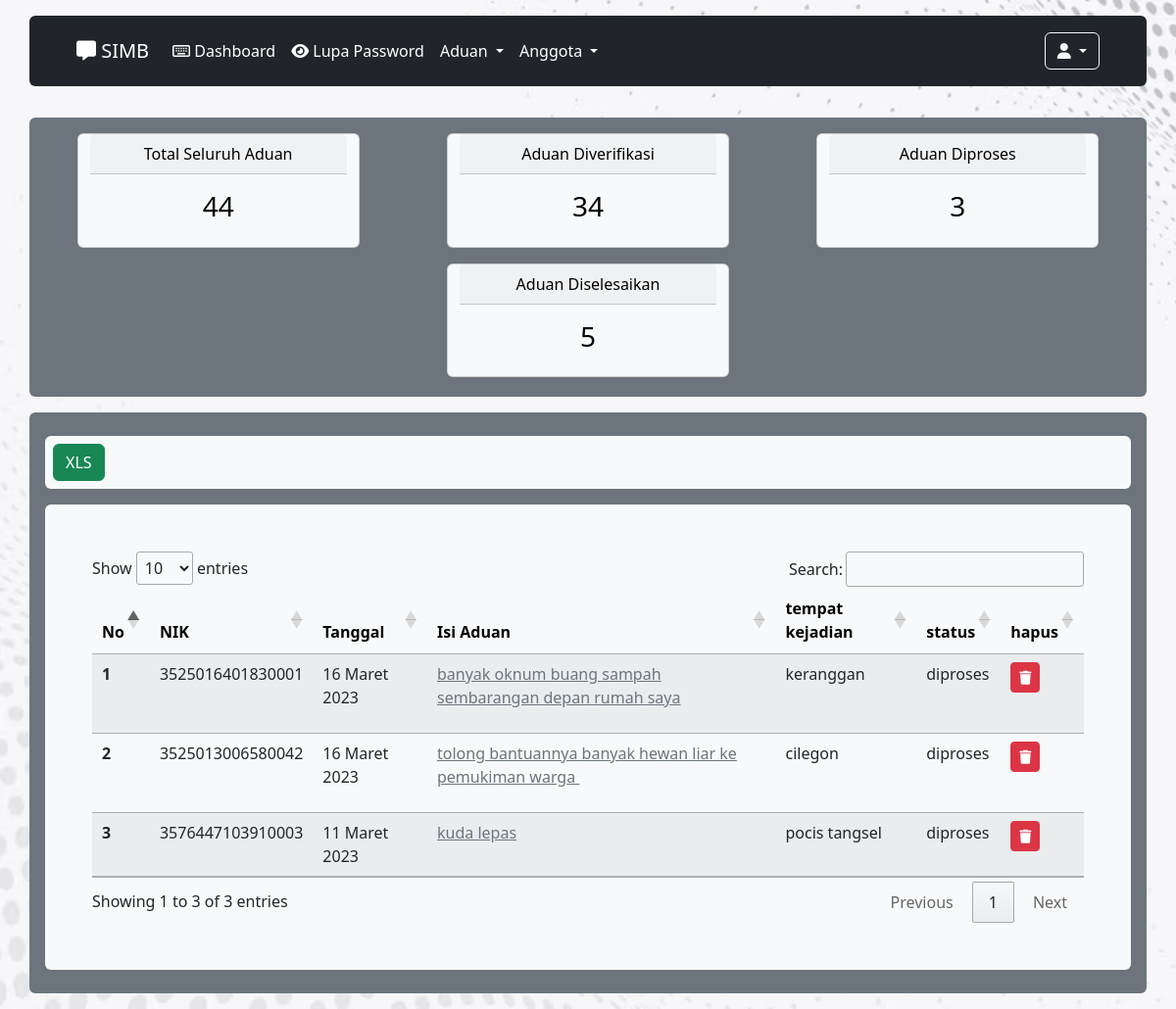
The page /tampil_aduan_diproses.php (signed in) on the database its author committed.
### tables this page shows
CREATE TABLE `pengaduan` (
  `id_pengaduan` int(11) NOT NULL,
  `tgl_pengaduan` date NOT NULL,
  `nik` varchar(16) NOT NULL,
  `tempat_kejadian` text NOT NULL,
  `isi_laporan` text NOT NULL,
  `foto` varchar(255) NOT NULL,
  `status` enum('diverifikasi','diproses','selesai','tidak valid') NOT NULL
);

### function_tanggal.php (called while the page is built)
<?php function tgl($tgl_id){
    $tgl_id = explode('-', $tgl_id);
    $bu = $tgl_id['1'];
    if ($bu == 1){
        $bu_id = 'Januari';
    } else if($bu == 2){
        $bu_id = 'Februari';
    } else if($bu == 3){
        $bu_id = 'Maret';
    } else if($bu == 4){
        $bu_id = 'April';
    } else if($bu == 5){
        $bu_id = 'Mei';
    } else if($bu == 6){
        $bu_id = 'Juni';
    } else if($bu == 7){
        $bu_id = 'Juli';
    } else if($bu == 8){
        $bu_id = 'Agustus';
    } else if($bu == 9){
        $bu_id = 'September';
    } else if($bu == 10){
        $bu_id = 'Oktober';
    } else if($bu == 11){
        $bu_id = 'November';
    } else{
        $bu_id = 'Desember';
    }
    $tanggal_utuh_yang_sangat_benar = $tgl_id['2']." ".$bu_id." ".$tgl_id['0'];
    return $tanggal_utuh_yang_sangat_benar;
}
?>

### tampil_aduan_diproses.php (the view, shortened to what this page needs)
<?php
        if(!empty($_SESSION['nik_login']))
        {
        include "header2.php";
        include "koneksi.php";
        include "function_tanggal.php";
            $nik_login = $_SESSION['nik_login'];
            $level = $_SESSION['level'];
            if($level == 'masyarakat')
            {
                $sql_peng_all = "SELECT * FROM pengaduan WHERE nik = '$nik_login' order by id_pengaduan DESC";
                $eks_peng_all = mysqli_query($koneksi, $sql_peng_all);
                $jml_peng_all = mysqli_num_rows($eks_peng_all);
                $sql_peng_vrf = "SELECT * FROM pengaduan WHERE nik = '$nik_login' and status = 'diverifikasi'";
                $eks_peng_vrf = mysqli_query($koneksi, $sql_peng_vrf);
                $jml_peng_vrf = mysqli_num_rows($eks_peng_vrf);
                $sql_peng_pros = "SELECT * FROM pengaduan WHERE nik = '$nik_login' and status = 'diproses' order by id_pengaduan DESC";
                $eks_peng_pros = mysqli_query($koneksi, $sql_peng_pros);
                $jml_peng_pros = mysqli_num_rows($eks_peng_pros);
                $sql_peng_selesai = "SELECT * FROM pengaduan WHERE nik = '$nik_login' and status = 'selesai'";
                $eks_peng_selesai = mysqli_query($koneksi, $sql_peng_selesai);
                $jml_peng_selesai = mysqli_num_rows($eks_peng_selesai);
                $sql_peng_tdk_valid= "SELECT * FROM pengaduan WHERE nik = '$nik_login' and status = 'tidak valid'";
                $eks_peng_tdk_valid= mysqli_query($koneksi, $sql_peng_tdk_valid);
                $jml_peng_tdk_valid= mysqli_num_rows($eks_peng_tdk_valid);
            }
            else
            {
                $sql_peng_all = "SELECT * FROM pengaduan order by id_pengaduan DESC";
                $eks_peng_all = mysqli_query($koneksi, $sql_peng_all);
                $jml_peng_all = mysqli_num_rows($eks_peng_all);
                $sql_peng_vrf = "SELECT * FROM pengaduan WHERE status = 'diverifikasi'";
                $eks_peng_vrf = mysqli_query($koneksi, $sql_peng_vrf);
                $jml_peng_vrf = mysqli_num_rows($eks_peng_vrf);
                $sql_peng_pros = "SELECT * FROM pengaduan WHERE status = 'diproses' order by id_pengaduan DESC";
                $eks_peng_pros = mysqli_query($koneksi, $sql_peng_pros);
                $jml_peng_pros = mysqli_num_rows($eks_peng_pros);
                $sql_peng_selesai = "SELECT * FROM pengaduan WHERE status = 'selesai'";
                $eks_peng_selesai = mysqli_query($koneksi, $sql_peng_selesai);
                $jml_peng_selesai = mysqli_num_rows($eks_peng_selesai);
            }
?>
<div class="container-fluid">
    <?php
            include "navbar2.php";
        ?>
    <div class="container bg-secondary rounded px-3 pt-3 pb-1 my-3">
        <div class="row d-flex justify-content-around">
            <div class="card text-bg-light mb-3 text-center" style="max-width: 18rem;">
                <div class="card-header">Total Seluruh Aduan</div>
                <div class="card-body">
                    <h3 class="card-title"><?php echo $jml_peng_all; ?></h3>
                </div>
            </div>
            <div class="card text-bg-light mb-3 text-center" style="max-width: 18rem;">
                <div class="card-header">Aduan Diverifikasi</div>
                <div class="card-body">
                    <h3 class="card-title"><?php echo $jml_peng_vrf; ?></h3>
                </div>
            </div>
            <div class="card text-bg-light mb-3 text-center" style="max-width: 18rem;">
                <div class="card-header">Aduan Diproses</div>
                <div class="card-body">
                    <h3 class="card-title"><?php echo $jml_peng_pros; ?></h3>
                </div>
            </div>
            <div class="card text-bg-light mb-3 text-center" style="max-width: 18rem;">
                <div class="card-header">Aduan Diselesaikan</div>
                <div class="card-body">
                    <h3 class="card-title"><?php echo $jml_peng_selesai; ?></h3>
                </div>
            </div>
        </div>
    </div>
    <div class="container bg-secondary rounded px-3 py-4 my-3">
        <?php
         if($level == 'admin')
         {
        ?>
        <div class="mb-3 bg-light py-2 rounded px-2">
            <a href="report_proses.php" class="btn btn-success">XLS</a>
        </div>
        <?php
         }
        ?>
        <div class="rounded bg-light">
            <div class="py-5 px-5">
                <div class="table-responsive">
                    <table class="table table-striped" id="example">
                        <thead>
                            <tr class="table-light">
                                <th scope="col">No</th>
                                <?php
                                    if($level != 'masyarakat')
                                    {
                                    ?>
                                <th scope="col">NIK</th>
                                <?php
                                        }
                                    ?>
                                <th scope="col">Tanggal</th>
                                <th scope="col">Isi Aduan</th>
                                <th scope="col">tempat kejadian</th>
                                <th scope="col">status</th>
                                <?php
                                    if($level == 'admin')
                                    {
                                    ?>
                                <th scope="col">hapus</th>
                                <?php
                                    }
                                    ?>
                            </tr>
                        </thead>
                        <tbody>
                            <tr>
                                <?php
                                $no = 1;
                                while($data = mysqli_fetch_array($eks_peng_pros))
                                {
                                ?>
                                <th scope="row"><?php echo $no; ?></th>
                                <?php
                                    if($level != 'masyarakat')
                                    {
                                    ?>
                                <td><?php echo $data['nik']; ?></td>
                                <?php
                                    }
                                    ?>
                                <td><?php echo tgl($data['tgl_pengaduan']); ?></td>
                                <td><a href="pengaduan_detail.php?id_pengaduan=<?php echo $data['id_pengaduan']; ?>"
                                        class="text-secondary"><?php echo $data['isi_laporan']; ?></td>
                                <td><?php echo $data['tempat_kejadian']; ?></td>
                                <td><?php echo $data['status']; ?></td>
                                <?php
                                    if($level == 'admin')
                                    {
                                    ?>
                                <td><a class="btn btn-sm btn-danger"
                                        href="hapus_aduan.php?id_pengaduan=<?php echo $data['id_pengaduan']; ?>"><i class="fas fa-trash"></i></a>
                                </td>
                                <?php
                                    }
                                    ?>
                            </tr>
                            <?php
                               $no++;
                                }
                            ?>
                        </tbody>
                    </table>
                </div>
            </div>
        </div>
    </div>
</div>
<?php
    include "footer2.php";
    }
    else
    {
        header("location:form_login.php");
    }
?>

### rows shown on the page
pengaduan: nik "3525016401830001", tgl_pengaduan "16 Maret 2023", isi_laporan "banyak oknum buang sampah sembarangan depan rumah saya", tempat_kejadian "keranggan", status "diproses"
pengaduan: nik "3525013006580042", tgl_pengaduan "16 Maret 2023", isi_laporan "tolong bantuannya banyak hewan liar ke pemukiman warga", tempat_kejadian "cilegon", status "diproses"
pengaduan: nik "3576447103910003", tgl_pengaduan "11 Maret 2023", isi_laporan "kuda lepas", tempat_kejadian "pocis tangsel", status "diproses"

### other values the page prints
$jml_peng_all "44"
$jml_peng_vrf "34"
$jml_peng_pros "3"
$jml_peng_selesai "5"
